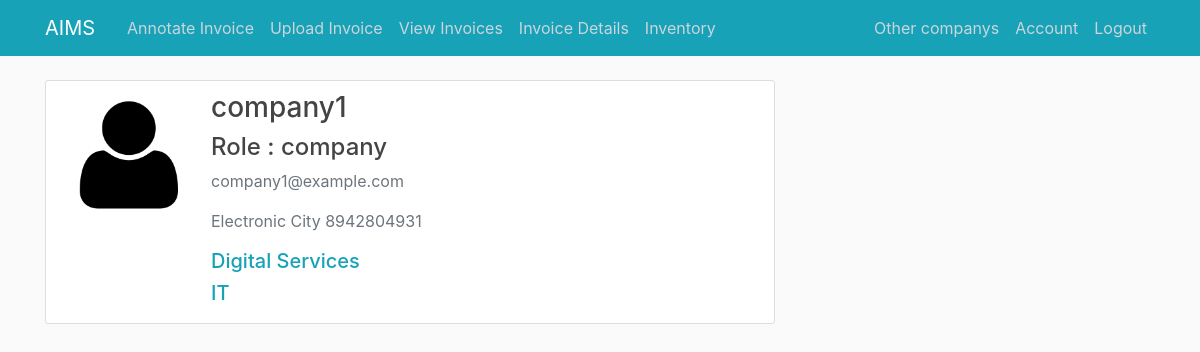
/account/1/view (signed in), run on the app's committed database.
### aims_/models.py (models this page shows, shortened)
class Company(db.Model, UserMixin):
    id = db.Column(db.Integer, primary_key=True)
    username = db.Column(db.String(20), unique=True, nullable=False)
    email = db.Column(db.String(120), unique=True, nullable=False)
    image_file = db.Column(db.String(20), nullable=False, default='default.png')
    password = db.Column(db.String(60), nullable=False)
    commission = db.Column(db.Integer,nullable=False,default = 10)
    revenue_generated = db.Column(db.Integer,nullable=False,default = 0)
    street = db.Column(db.String(120), nullable=False)
    phone = db.Column(db.String(20), nullable=False)
    invoices = db.relationship(
        'Invoice', backref='owner', cascade="all,delete", lazy=True)
    specializations = db.relationship('Specialization', backref='owners',cascade="all,delete", lazy=True)
    products = db.relationship(
        'Inventory', backref='product_owner', cascade="all,delete", lazy=True)

class Specialization(db.Model):
    name = db.Column(db.String(20), nullable=False, primary_key=True,autoincrement=False)
    company_id = db.Column(db.Integer, db.ForeignKey('company.id'), nullable=False,primary_key=True, autoincrement=False)

### aims_/routes.py (the view)
@app.route("/account/<int:user_id>/view")
@login_required
def account(user_id):
    specializations = []
    if session['account_type'] == 'broker':
        user = Broker.query.get_or_404(user_id)
    elif session['account_type'] == 'admin':
        user = Admin.query.get_or_404(user_id)
    elif session['account_type'] == 'company':
        user = Company.query.get_or_404(user_id)
        for item in user.specializations:
            specializations.append(item.name)
    return render_template('account.html', title='Account',userdetail = user,specs = specializations)

### aims_/models.py (called while the page is built)
@login_manager.user_loader
def load_user(user_id):
    if 'account_type' in session:
        if session['account_type'] == 'broker':
            return Broker.query.get(int(user_id))
        elif session['account_type'] == 'admin':
            return Admin.query.get(int(user_id))
        elif session['account_type'] == 'company':
            return Company.query.get(int(user_id))
    return None

### aims_/templates/account.html
{% extends "layout.html" %}
{% block content %}
        <div class="content-section">
            <div class="media">
                <img class="account-img" src="{{ url_for('static', filename='profile_pics/' + userdetail.image_file) }}">
                <div class="media-body">
                    <h3>{{ userdetail.username }}</h3>
                    <h4>Role : {{session['account_type']}}</h4>
                    <p class="text-secondary">{{ userdetail.email }}</p>
                    <p class="text-secondary">{{ userdetail.street }}  {{ userdetail.phone }}</p>
                    {% for s in specs %}
                        <h5 class="text-info"> {{s}} </h5>
                    {% endfor %}
                </div>
            </div>
{% endblock content %}

### aims_/static/main.css (style rules this page uses)
body { background: #fafafa; color: #333333; margin-top: 5rem; }
h1, h2, h3, h4, h5, h6 { color: #444444; }
.content-section { display: block; background: #ffffff; padding: 10px 20px; border: 1px solid #dddddd; border-radius: 3px; margin-bottom: 20px; }
.account-img { height: 125px; width: 125px; margin-right: 20px; margin-bottom: 16px; }

### data on the page
Company: image_file (placeholder picture), username "company1", email "company1@example.com", street "Electronic City", phone "8942804931"
Specialization: name "Digital Services"
Specialization: name "IT"

### other printed values
{{ session['account_type'] }} "company"
